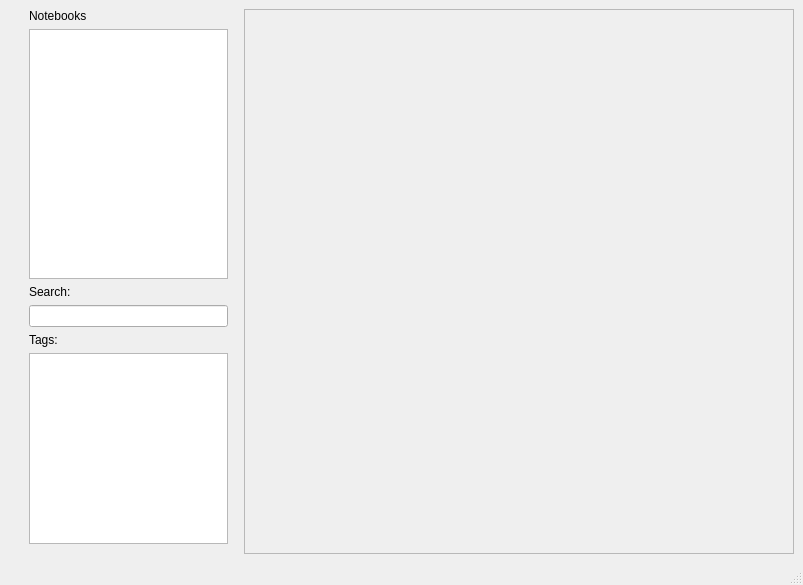
<?xml version="1.0" encoding="UTF-8"?>
<ui version="4.0">
 <class>MainWindow</class>
 <widget class="QMainWindow" name="MainWindow">
  <property name="geometry">
   <rect>
    <x>0</x>
    <y>0</y>
    <width>803</width>
    <height>585</height>
   </rect>
  </property>
  <property name="windowTitle">
   <string>MainWindow</string>
  </property>
  <widget class="QWidget" name="centralwidget">
   <property name="enabled">
    <bool>true</bool>
   </property>
   <property name="sizePolicy">
    <sizepolicy hsizetype="Preferred" vsizetype="Preferred">
     <horstretch>0</horstretch>
     <verstretch>0</verstretch>
    </sizepolicy>
   </property>
   <property name="autoFillBackground">
    <bool>false</bool>
   </property>
   <layout class="QHBoxLayout" name="horizontalLayout">
    <item>
     <layout class="QHBoxLayout" name="mainLayout">
      <property name="sizeConstraint">
       <enum>QLayout::SetDefaultConstraint</enum>
      </property>
      <item>
       <layout class="QVBoxLayout" name="sideBarLayout">
        <property name="sizeConstraint">
         <enum>QLayout::SetMaximumSize</enum>
        </property>
        <property name="leftMargin">
         <number>20</number>
        </property>
        <property name="topMargin">
         <number>0</number>
        </property>
        <property name="rightMargin">
         <number>10</number>
        </property>
        <property name="bottomMargin">
         <number>10</number>
        </property>
        <item>
         <widget class="QLabel" name="label_3">
          <property name="text">
           <string>Notebooks</string>
          </property>
         </widget>
        </item>
        <item>
         <widget class="QTreeView" name="noteBookTree">
          <property name="minimumSize">
           <size>
            <width>0</width>
            <height>250</height>
           </size>
          </property>
          <property name="maximumSize">
           <size>
            <width>200</width>
            <height>16777215</height>
           </size>
          </property>
         </widget>
        </item>
        <item>
         <widget class="QLabel" name="label">
          <property name="text">
           <string>Search:</string>
          </property>
         </widget>
        </item>
        <item>
         <widget class="QLineEdit" name="lineEdit">
          <property name="maximumSize">
           <size>
            <width>200</width>
            <height>16777215</height>
           </size>
          </property>
         </widget>
        </item>
        <item>
         <widget class="QLabel" name="label_2">
          <property name="text">
           <string>Tags:</string>
          </property>
         </widget>
        </item>
        <item>
         <widget class="QListWidget" name="tagList">
          <property name="maximumSize">
           <size>
            <width>200</width>
            <height>16777215</height>
           </size>
          </property>
         </widget>
        </item>
       </layout>
      </item>
      <item>
       <layout class="QVBoxLayout" name="editorLayout">
        <item>
         <widget class="QScrollArea" name="editorScroll">
          <property name="widgetResizable">
           <bool>true</bool>
          </property>
          <widget class="QWidget" name="scrollAreaWidgetContents">
           <property name="geometry">
            <rect>
             <x>0</x>
             <y>0</y>
             <width>541</width>
             <height>502</height>
            </rect>
           </property>
          </widget>
         </widget>
        </item>
        <item>
         <spacer name="horizontalSpacer">
          <property name="orientation">
           <enum>Qt::Horizontal</enum>
          </property>
          <property name="sizeType">
           <enum>QSizePolicy::Expanding</enum>
          </property>
          <property name="sizeHint" stdset="0">
           <size>
            <width>550</width>
            <height>0</height>
           </size>
          </property>
         </spacer>
        </item>
       </layout>
      </item>
     </layout>
    </item>
   </layout>
  </widget>
  <widget class="QMenuBar" name="menubar">
   <property name="geometry">
    <rect>
     <x>0</x>
     <y>0</y>
     <width>803</width>
     <height>22</height>
    </rect>
   </property>
  </widget>
  <widget class="QStatusBar" name="statusbar"/>
 </widget>
 <resources/>
 <connections/>
</ui>
